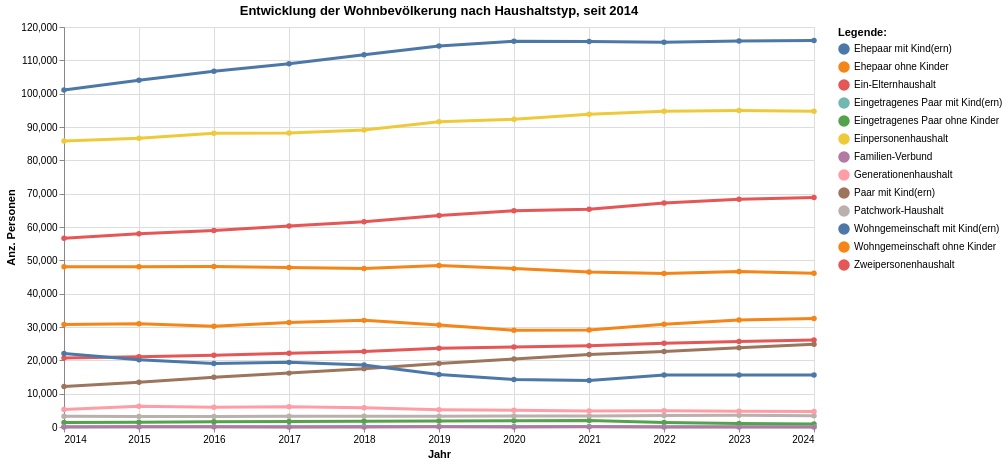

Here is the notebook cell this chart was saved with:
### Code cell
grafik1 = mypy_dv.plot_altair_multiline_highlight(
    data = myAgg1.reset_index().sort_values('HHtypSort', ascending=True)
    ,x = 'Jahr:T'
    ,y = 'sum_AnzBestWir' #'sum_AnzHH:Q'
    ,x_beschriftung = 'Jahr'
    , y_beschriftung = 'Anz. Personen'
    ,category = "HHtypLang:N"
    ,category_beschriftung= 'Legende:'
    ,warning_status = "ignore" #always or ignore
    ,myTitle="Entwicklung der Wohnbevölkerung nach Haushaltstyp, seit "+data_min_date
)
grafik1

### Figure 1 — Vega-Lite specification as saved in the notebook (floating-point values rounded to 4 significant figures; data arrays with more than 128 entries replaced by an {"elided": "..."} marker saying what was removed)
{"config": {"view": {"continuousWidth": 300, "continuousHeight": 300}}, "layer": [{"mark": {"type": "circle"}, "encoding": {"color": {"field": "HHtypLang", "legend": {"orient": "right", "title": "Legende:"}, "type": "nominal"}, "opacity": {"value": 1.3}, "tooltip": [{"field": "Jahr", "type": "temporal"}, {"field": "HHtypLang", "type": "nominal"}, {"field": "sum_AnzBestWir", "type": "quantitative"}], "x": {"axis": {"title": "Jahr"}, "field": "Jahr", "type": "temporal"}, "y": {"axis": {"title": "Anz. Personen"}, "field": "sum_AnzBestWir", "type": "quantitative"}}, "name": "view_3", "title": "Entwicklung der Wohnbevölkerung nach Haushaltstyp, seit 2014"}, {"mark": {"type": "line"}, "encoding": {"color": {"field": "HHtypLang", "legend": {"orient": "right", "title": "Legende:"}, "type": "nominal"}, "size": {"condition": {"test": {"not": {"param": "param_3"}}, "value": 1.2}, "value": 3}, "tooltip": [{"field": "Jahr", "type": "temporal"}, {"field": "HHtypLang", "type": "nominal"}, {"field": "sum_AnzBestWir", "type": "quantitative"}], "x": {"axis": {"title": "Jahr"}, "field": "Jahr", "type": "temporal"}, "y": {"axis": {"title": "Anz. Personen"}, "field": "sum_AnzBestWir", "type": "quantitative"}}, "title": "Entwicklung der Wohnbevölkerung nach Haushaltstyp, seit 2014"}], "data": {"name": "data-22c027cc35f316deb6c02c0d54a07bb8"}, "height": 400, "params": [{"name": "param_3", "select": {"type": "point", "fields": ["HHtypLang:N"], "nearest": true, "on": "pointerover"}, "views": ["view_3"]}], "width": 750, "$schema": "https://vega.github.io/schema/vega-lite/v5.8.0.json", "datasets": {"data-22c027cc35f316deb6c02c0d54a07bb8": {"elided": "143 records"}}}
